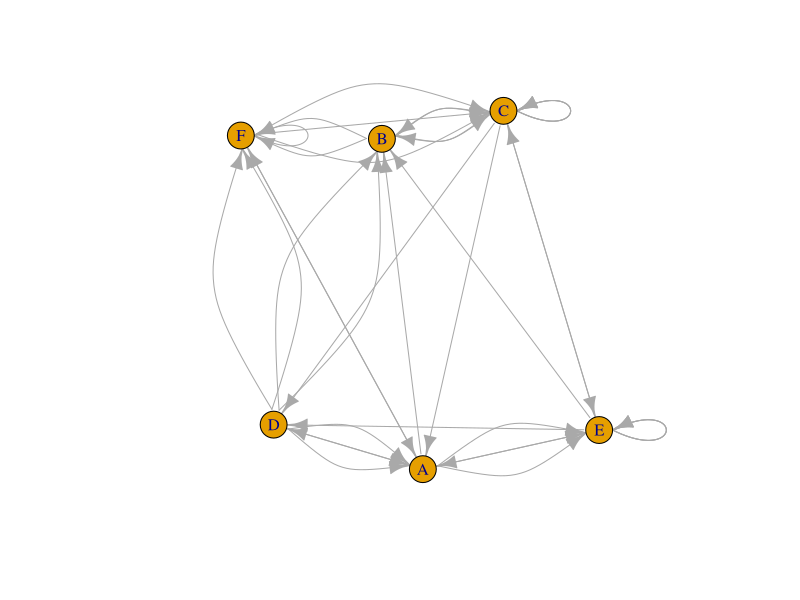

Write R code to recreate this figure.
# Libraries needed igraph
# This file reads a data frame that encodes the inceidence matrix of  graph
# It then builds the graph, draws it and applies the page rank algorithm
# to it

graphData<-read.csv("citation.csv",header = F)
# Build edge
edges=c()
for(i in 1:nrow(graphData)){
  j=2
  while(graphData[i,j]!=""){
    edges<-c(edges,toString(graphData[i,1]),toString(graphData[i,j]))
    j=j+1
    if (j>ncol(graphData))
      break
  }
}
print(edges)
readline("press Enter to continue")

# Make the graph and plot it
library(igraph)
G<-make_graph(edges)

plot(G)
readline("press Enter to continue")

# Run the page rank algorithm on the graph
pr<-page_rank(G)
print(pr)

